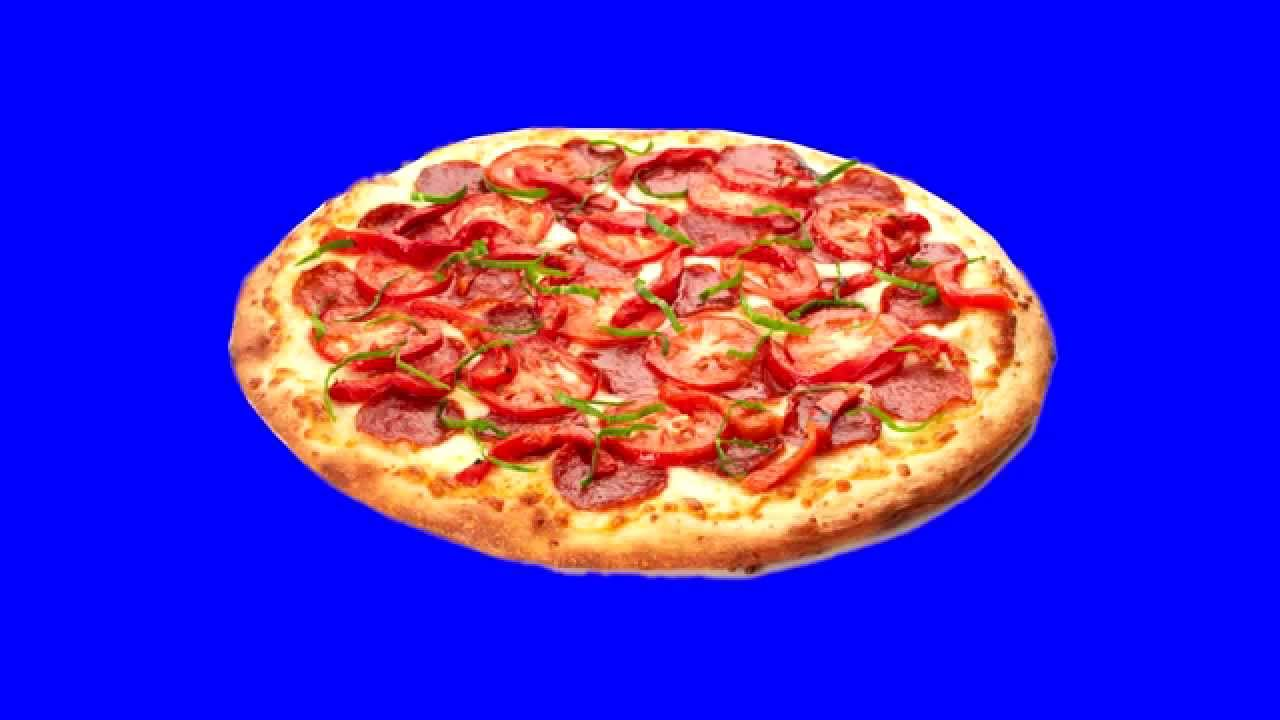
#> input picture img/pizza.jpg, 1280 x 720 px
$ jupyter execute 'Blue Screen Image Editing.ipynb'   (shell and % lines are left out)
#> lines starting #> are read from the running program, lines starting #| are printed output that depends on the picture; after the words box and inside, x2 and y2 are one past the last pixel; in counts of white or black regions, pixels touching at a corner belong together
[cell 1]
import numpy as np
import matplotlib.pyplot as plt
import matplotlib.image as mpimg
import cv2

[cell 2]
# Read in the image

img = cv2.imread("img/pizza.jpg")
#> img is the input picture: shape (720, 1280, 3); mean B, G, R 200.5, 40.8, 70.2

[cell 3]
plt.imshow(img)

Wait!!!! `cv2` reads in the images in BGR format. So, a color conversion is required

[cell 4]
img = cv2.cvtColor(img,cv2.COLOR_BGR2RGB)
plt.imshow(img)

[cell 5]
print("The image is ",type(img)," with dimensions ",img.shape)
#| The image is  <class 'numpy.ndarray'>  with dimensions  (720, 1280, 3)

[cell 6]
# Define the blue thresholds

lower_blue = np.array([0,0,220])
upper_blue = np.array([50,50,255])

[cell 7]
img_copy = np.copy(img)

[cell 8]
# Define a mask over the blue background

mask = cv2.inRange(img_copy,lower_blue,upper_blue)
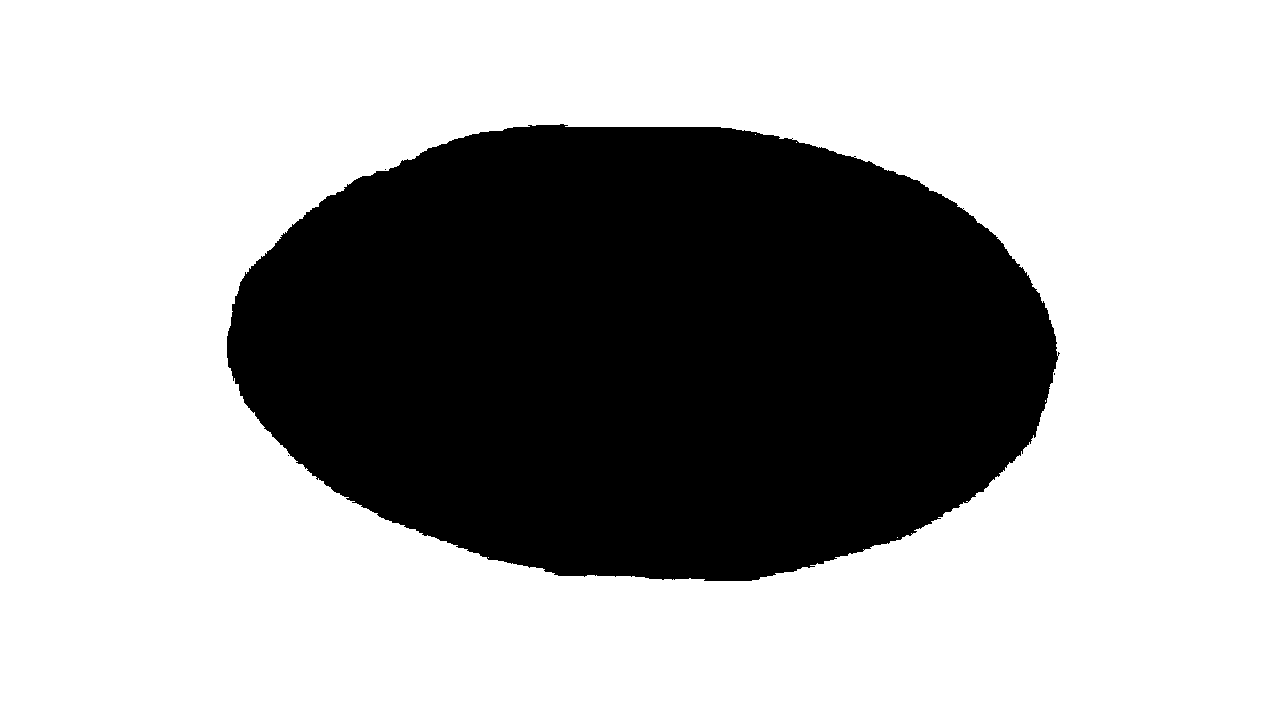
#> mask: shape (720, 1280); 67.9% white; 4 black regions (3 under 20 px), largest, box (x1, y1, x2, y2) and area: (227, 124, 1060, 581) 296236
plt.imshow(mask,cmap='gray')

[cell 9]
# Create masked image blacking out the background

masked_img = np.copy(img_copy)
masked_img[mask!=0] = [0,0,0]
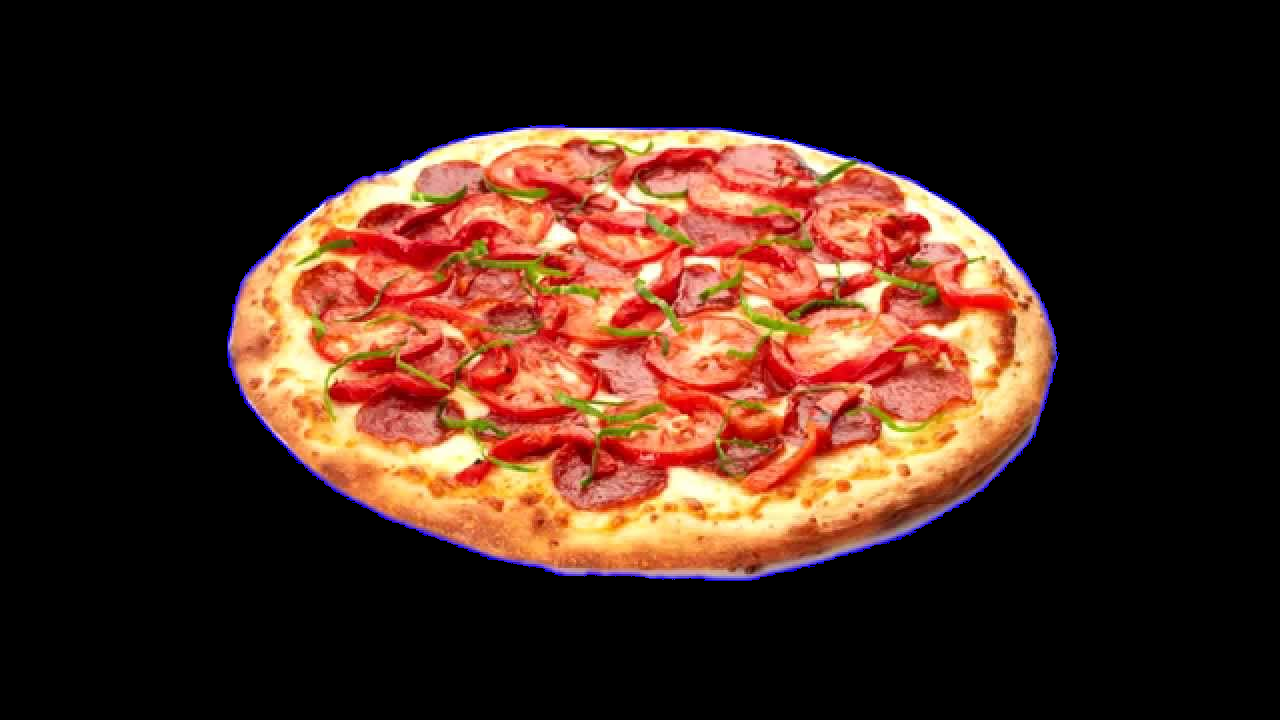
#> masked_img: shape (720, 1280, 3); mean R, G, B 69.5, 40.1, 27.6

plt.imshow(masked_img)

[cell 10]
# The background image

background_img = cv2.imread("img/space.jpg")
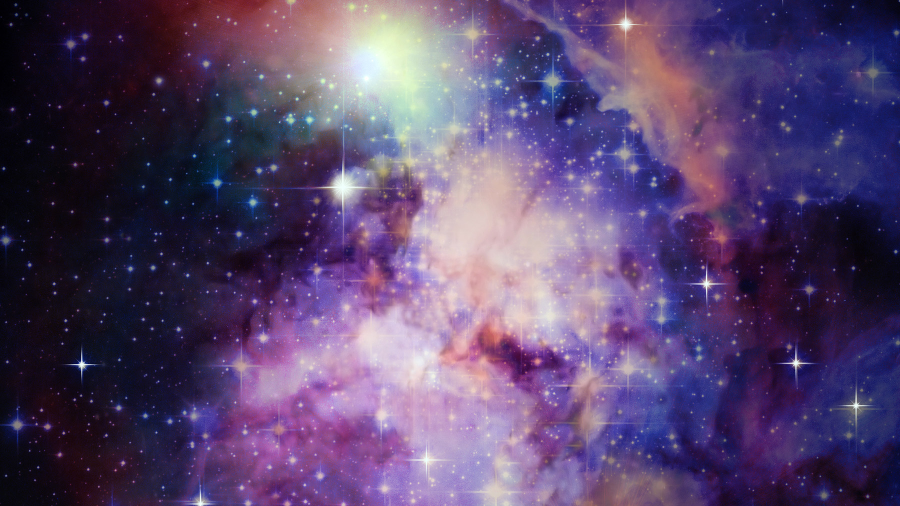
#> input picture img/space.jpg, 1800 x 1012 px (shown at 1/2 size)
#> background_img is the input picture: shape (1012, 1800, 3); mean B, G, R 109.6, 70.5, 89.7
background_img = cv2.cvtColor(background_img,cv2.COLOR_BGR2RGB)

# Crop the background image so that it's dimensions equal that of the original image

crop_background = background_img[0:720,0:1280]
plt.imshow(crop_background)

[cell 11]
# Black out the pizza area in the background image

crop_background[mask==0] = [0,0,0]
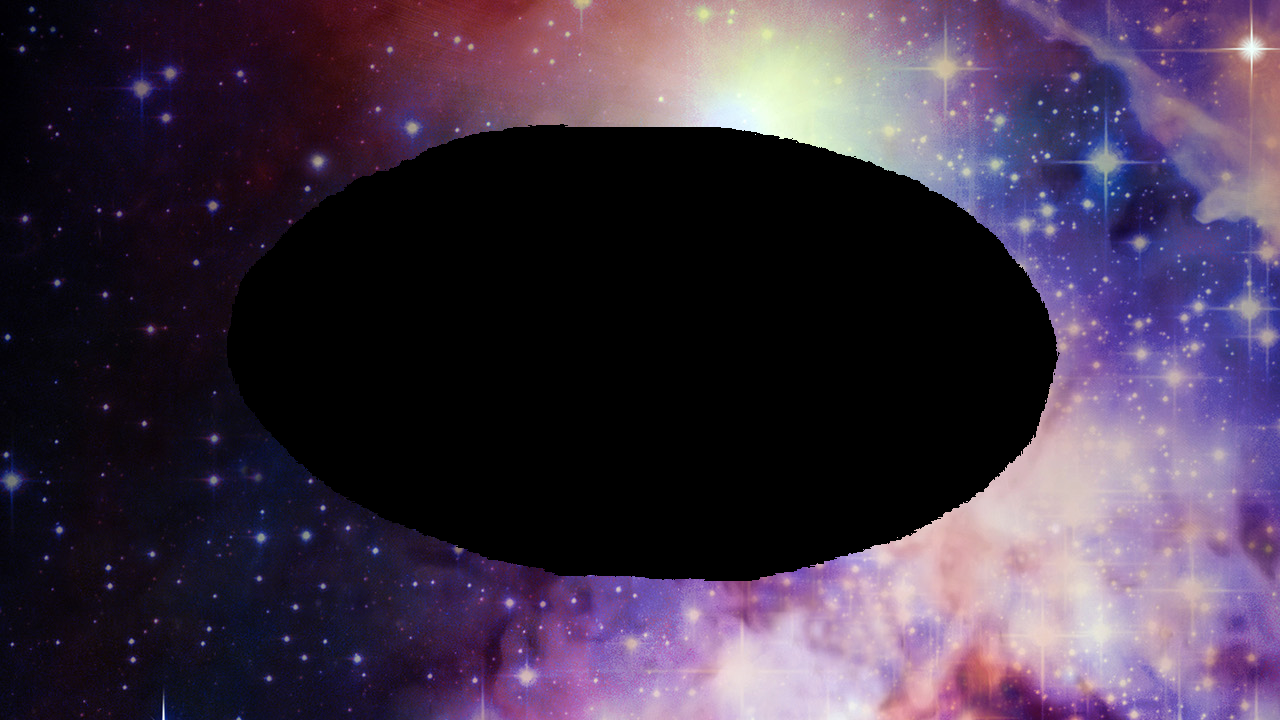
#> crop_background: shape (720, 1280, 3); mean R, G, B 65.3, 51.6, 71.5
plt.imshow(crop_background)

[cell 12]
# Final image

final_img = masked_img+crop_background
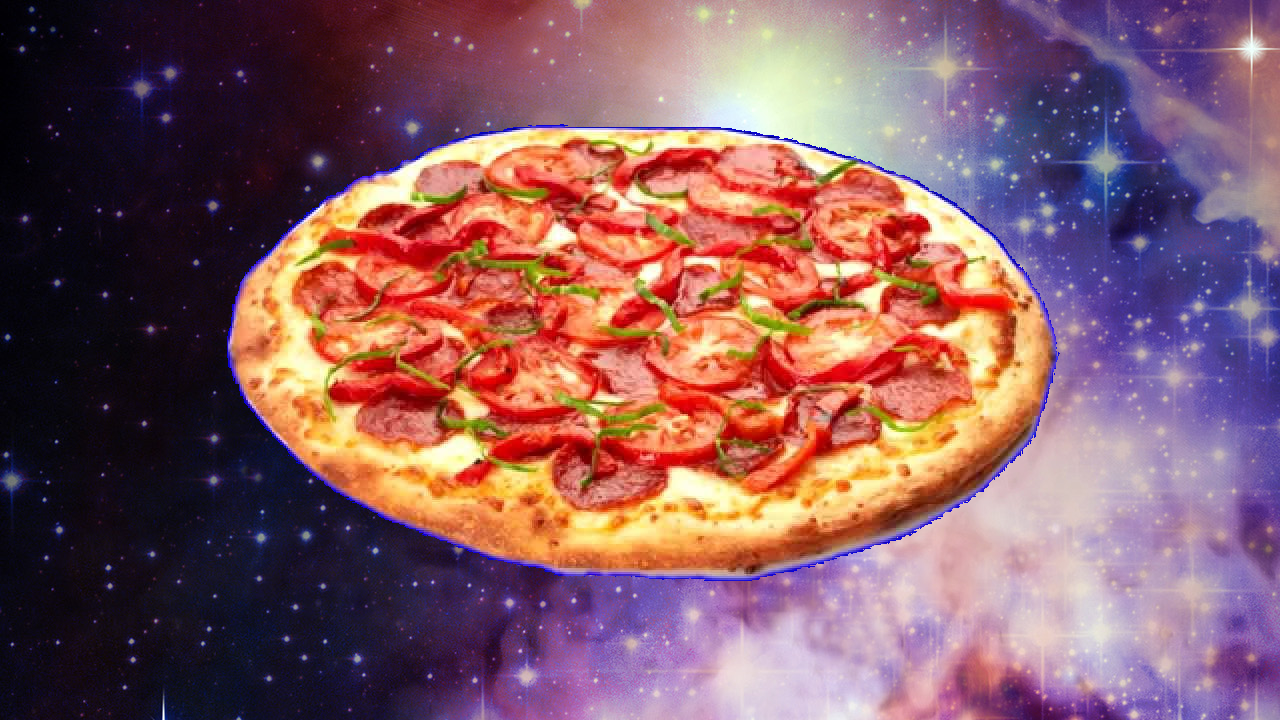
#> final_img: shape (720, 1280, 3); mean R, G, B 134.8, 91.7, 99.1
